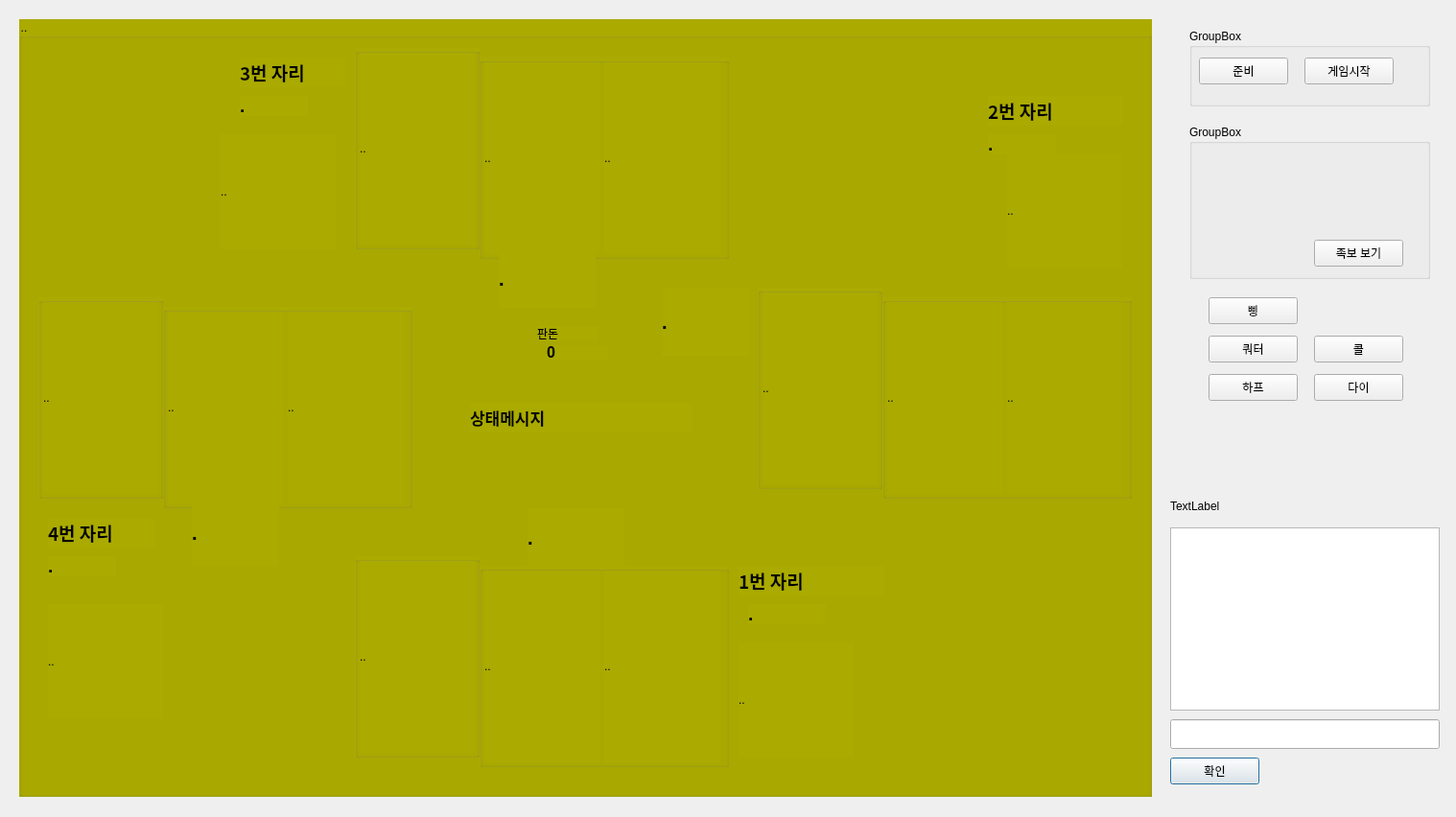
<?xml version="1.0" encoding="UTF-8"?>
<ui version="4.0">
 <class>Dialog</class>
 <widget class="QDialog" name="Dialog">
  <property name="geometry">
   <rect>
    <x>0</x>
    <y>0</y>
    <width>1518</width>
    <height>852</height>
   </rect>
  </property>
  <property name="windowTitle">
   <string>Dialog</string>
  </property>
  <widget class="QPushButton" name="ghkrdls">
   <property name="geometry">
    <rect>
     <x>1220</x>
     <y>790</y>
     <width>93</width>
     <height>28</height>
    </rect>
   </property>
   <property name="text">
    <string>확인</string>
   </property>
   <property name="shortcut">
    <string>Return</string>
   </property>
  </widget>
  <widget class="QListWidget" name="eoghkckd">
   <property name="geometry">
    <rect>
     <x>1220</x>
     <y>550</y>
     <width>281</width>
     <height>191</height>
    </rect>
   </property>
  </widget>
  <widget class="QLineEdit" name="qhsofeoghk">
   <property name="geometry">
    <rect>
     <x>1220</x>
     <y>750</y>
     <width>281</width>
     <height>31</height>
    </rect>
   </property>
  </widget>
  <widget class="QGroupBox" name="wnsqlqkrtm">
   <property name="geometry">
    <rect>
     <x>1240</x>
     <y>30</y>
     <width>251</width>
     <height>81</height>
    </rect>
   </property>
   <property name="title">
    <string>GroupBox</string>
   </property>
   <widget class="QPushButton" name="wnsql">
    <property name="geometry">
     <rect>
      <x>10</x>
      <y>30</y>
      <width>93</width>
      <height>28</height>
     </rect>
    </property>
    <property name="text">
     <string>준비</string>
    </property>
   </widget>
   <widget class="QPushButton" name="rpdlatlwkr">
    <property name="geometry">
     <rect>
      <x>120</x>
      <y>30</y>
      <width>93</width>
      <height>28</height>
     </rect>
    </property>
    <property name="text">
     <string>게임시작</string>
    </property>
   </widget>
  </widget>
  <widget class="QGroupBox" name="groupBox_2">
   <property name="geometry">
    <rect>
     <x>20</x>
     <y>20</y>
     <width>1181</width>
     <height>811</height>
    </rect>
   </property>
   <property name="styleSheet">
    <string notr="true">background-color: rgb(170, 170, 0);</string>
   </property>
   <property name="title">
    <string>..</string>
   </property>
   <widget class="QLabel" name="user_1_name">
    <property name="geometry">
     <rect>
      <x>750</x>
      <y>570</y>
      <width>151</width>
      <height>31</height>
     </rect>
    </property>
    <property name="font">
     <font>
      <family>함초롬바탕</family>
      <pointsize>14</pointsize>
      <weight>75</weight>
      <bold>true</bold>
     </font>
    </property>
    <property name="text">
     <string>1번 자리</string>
    </property>
   </widget>
   <widget class="QLabel" name="user_2_name">
    <property name="geometry">
     <rect>
      <x>1010</x>
      <y>80</y>
      <width>141</width>
      <height>31</height>
     </rect>
    </property>
    <property name="font">
     <font>
      <family>함초롬바탕</family>
      <pointsize>14</pointsize>
      <weight>75</weight>
      <bold>true</bold>
     </font>
    </property>
    <property name="text">
     <string>2번 자리</string>
    </property>
   </widget>
   <widget class="QLabel" name="user_3_name">
    <property name="geometry">
     <rect>
      <x>230</x>
      <y>40</y>
      <width>111</width>
      <height>31</height>
     </rect>
    </property>
    <property name="font">
     <font>
      <family>함초롬바탕</family>
      <pointsize>14</pointsize>
      <weight>75</weight>
      <bold>true</bold>
     </font>
    </property>
    <property name="text">
     <string>3번 자리</string>
    </property>
   </widget>
   <widget class="QLabel" name="user_4_name">
    <property name="geometry">
     <rect>
      <x>30</x>
      <y>520</y>
      <width>111</width>
      <height>31</height>
     </rect>
    </property>
    <property name="font">
     <font>
      <family>함초롬바탕</family>
      <pointsize>14</pointsize>
      <weight>75</weight>
      <bold>true</bold>
     </font>
    </property>
    <property name="text">
     <string>4번 자리</string>
    </property>
   </widget>
   <widget class="QLabel" name="user_1_money">
    <property name="geometry">
     <rect>
      <x>760</x>
      <y>610</y>
      <width>81</width>
      <height>21</height>
     </rect>
    </property>
    <property name="font">
     <font>
      <pointsize>14</pointsize>
      <weight>75</weight>
      <bold>true</bold>
     </font>
    </property>
    <property name="text">
     <string>.</string>
    </property>
   </widget>
   <widget class="QLabel" name="user_4_money">
    <property name="geometry">
     <rect>
      <x>30</x>
      <y>560</y>
      <width>71</width>
      <height>21</height>
     </rect>
    </property>
    <property name="font">
     <font>
      <pointsize>14</pointsize>
      <weight>75</weight>
      <bold>true</bold>
     </font>
    </property>
    <property name="text">
     <string>.</string>
    </property>
   </widget>
   <widget class="QLabel" name="user_3_money">
    <property name="geometry">
     <rect>
      <x>230</x>
      <y>80</y>
      <width>71</width>
      <height>21</height>
     </rect>
    </property>
    <property name="font">
     <font>
      <pointsize>14</pointsize>
      <weight>75</weight>
      <bold>true</bold>
     </font>
    </property>
    <property name="text">
     <string>.</string>
    </property>
   </widget>
   <widget class="QLabel" name="user_2_money">
    <property name="geometry">
     <rect>
      <x>1010</x>
      <y>120</y>
      <width>71</width>
      <height>21</height>
     </rect>
    </property>
    <property name="font">
     <font>
      <pointsize>14</pointsize>
      <weight>75</weight>
      <bold>true</bold>
     </font>
    </property>
    <property name="text">
     <string>.</string>
    </property>
   </widget>
   <widget class="QGroupBox" name="groupBox_3">
    <property name="geometry">
     <rect>
      <x>480</x>
      <y>40</y>
      <width>260</width>
      <height>210</height>
     </rect>
    </property>
    <property name="title">
     <string/>
    </property>
    <widget class="QLabel" name="user_3_card_2">
     <property name="geometry">
      <rect>
       <x>5</x>
       <y>5</y>
       <width>120</width>
       <height>200</height>
      </rect>
     </property>
     <property name="text">
      <string>..</string>
     </property>
    </widget>
    <widget class="QLabel" name="user_3_card_3">
     <property name="geometry">
      <rect>
       <x>130</x>
       <y>5</y>
       <width>120</width>
       <height>200</height>
      </rect>
     </property>
     <property name="text">
      <string>..</string>
     </property>
    </widget>
   </widget>
   <widget class="QGroupBox" name="groupBox_4">
    <property name="geometry">
     <rect>
      <x>150</x>
      <y>300</y>
      <width>260</width>
      <height>210</height>
     </rect>
    </property>
    <property name="title">
     <string/>
    </property>
    <widget class="QLabel" name="user_4_card_2">
     <property name="geometry">
      <rect>
       <x>5</x>
       <y>5</y>
       <width>120</width>
       <height>200</height>
      </rect>
     </property>
     <property name="text">
      <string>..</string>
     </property>
    </widget>
    <widget class="QLabel" name="user_4_card_3">
     <property name="geometry">
      <rect>
       <x>130</x>
       <y>5</y>
       <width>120</width>
       <height>200</height>
      </rect>
     </property>
     <property name="text">
      <string>..</string>
     </property>
    </widget>
   </widget>
   <widget class="QGroupBox" name="groupBox_5">
    <property name="geometry">
     <rect>
      <x>900</x>
      <y>290</y>
      <width>260</width>
      <height>210</height>
     </rect>
    </property>
    <property name="title">
     <string/>
    </property>
    <widget class="QLabel" name="user_2_card_2">
     <property name="geometry">
      <rect>
       <x>5</x>
       <y>5</y>
       <width>120</width>
       <height>200</height>
      </rect>
     </property>
     <property name="text">
      <string>..</string>
     </property>
    </widget>
    <widget class="QLabel" name="user_2_card_3">
     <property name="geometry">
      <rect>
       <x>130</x>
       <y>5</y>
       <width>120</width>
       <height>200</height>
      </rect>
     </property>
     <property name="text">
      <string>..</string>
     </property>
    </widget>
   </widget>
   <widget class="QGroupBox" name="groupBox_6">
    <property name="geometry">
     <rect>
      <x>480</x>
      <y>570</y>
      <width>260</width>
      <height>210</height>
     </rect>
    </property>
    <property name="title">
     <string/>
    </property>
    <widget class="QLabel" name="user_1_card_3">
     <property name="geometry">
      <rect>
       <x>130</x>
       <y>5</y>
       <width>120</width>
       <height>200</height>
      </rect>
     </property>
     <property name="text">
      <string>..</string>
     </property>
    </widget>
    <widget class="QLabel" name="user_1_card_2">
     <property name="geometry">
      <rect>
       <x>5</x>
       <y>5</y>
       <width>120</width>
       <height>200</height>
      </rect>
     </property>
     <property name="text">
      <string>..</string>
     </property>
    </widget>
   </widget>
   <widget class="QLabel" name="vksehs_tag">
    <property name="geometry">
     <rect>
      <x>540</x>
      <y>320</y>
      <width>64</width>
      <height>15</height>
     </rect>
    </property>
    <property name="text">
     <string>판돈</string>
    </property>
   </widget>
   <widget class="QLabel" name="vksehs">
    <property name="geometry">
     <rect>
      <x>550</x>
      <y>340</y>
      <width>64</width>
      <height>15</height>
     </rect>
    </property>
    <property name="font">
     <font>
      <pointsize>12</pointsize>
      <weight>75</weight>
      <bold>true</bold>
     </font>
    </property>
    <property name="text">
     <string>0</string>
    </property>
   </widget>
   <widget class="QLabel" name="user_2_face">
    <property name="geometry">
     <rect>
      <x>1030</x>
      <y>140</y>
      <width>120</width>
      <height>120</height>
     </rect>
    </property>
    <property name="text">
     <string>..</string>
    </property>
   </widget>
   <widget class="QLabel" name="user_4_face">
    <property name="geometry">
     <rect>
      <x>30</x>
      <y>610</y>
      <width>120</width>
      <height>120</height>
     </rect>
    </property>
    <property name="text">
     <string>..</string>
    </property>
   </widget>
   <widget class="QLabel" name="user_3_face">
    <property name="geometry">
     <rect>
      <x>210</x>
      <y>120</y>
      <width>120</width>
      <height>120</height>
     </rect>
    </property>
    <property name="text">
     <string>..</string>
    </property>
   </widget>
   <widget class="QLabel" name="tkdxoaptlwl">
    <property name="geometry">
     <rect>
      <x>470</x>
      <y>400</y>
      <width>231</width>
      <height>31</height>
     </rect>
    </property>
    <property name="font">
     <font>
      <pointsize>13</pointsize>
      <weight>75</weight>
      <bold>true</bold>
     </font>
    </property>
    <property name="text">
     <string>상태메시지 </string>
    </property>
   </widget>
   <widget class="QGroupBox" name="groupBox_7">
    <property name="geometry">
     <rect>
      <x>20</x>
      <y>290</y>
      <width>130</width>
      <height>210</height>
     </rect>
    </property>
    <property name="title">
     <string/>
    </property>
    <widget class="QLabel" name="user_4_card_1">
     <property name="geometry">
      <rect>
       <x>5</x>
       <y>5</y>
       <width>120</width>
       <height>200</height>
      </rect>
     </property>
     <property name="text">
      <string>..</string>
     </property>
    </widget>
   </widget>
   <widget class="QGroupBox" name="groupBox_8">
    <property name="geometry">
     <rect>
      <x>350</x>
      <y>560</y>
      <width>130</width>
      <height>210</height>
     </rect>
    </property>
    <property name="title">
     <string/>
    </property>
    <widget class="QLabel" name="user_1_card_1">
     <property name="geometry">
      <rect>
       <x>5</x>
       <y>5</y>
       <width>120</width>
       <height>200</height>
      </rect>
     </property>
     <property name="text">
      <string>..</string>
     </property>
    </widget>
   </widget>
   <widget class="QGroupBox" name="groupBox_9">
    <property name="geometry">
     <rect>
      <x>350</x>
      <y>30</y>
      <width>130</width>
      <height>210</height>
     </rect>
    </property>
    <property name="title">
     <string/>
    </property>
    <widget class="QLabel" name="user_3_card_1">
     <property name="geometry">
      <rect>
       <x>5</x>
       <y>5</y>
       <width>120</width>
       <height>200</height>
      </rect>
     </property>
     <property name="text">
      <string>..</string>
     </property>
    </widget>
   </widget>
   <widget class="QGroupBox" name="groupBox_10">
    <property name="geometry">
     <rect>
      <x>770</x>
      <y>280</y>
      <width>130</width>
      <height>210</height>
     </rect>
    </property>
    <property name="title">
     <string/>
    </property>
    <widget class="QLabel" name="user_2_card_1">
     <property name="geometry">
      <rect>
       <x>5</x>
       <y>5</y>
       <width>120</width>
       <height>200</height>
      </rect>
     </property>
     <property name="text">
      <string>..</string>
     </property>
    </widget>
   </widget>
   <widget class="QLabel" name="user_1_call_state">
    <property name="geometry">
     <rect>
      <x>530</x>
      <y>510</y>
      <width>101</width>
      <height>61</height>
     </rect>
    </property>
    <property name="font">
     <font>
      <pointsize>15</pointsize>
      <weight>75</weight>
      <bold>true</bold>
     </font>
    </property>
    <property name="text">
     <string>.</string>
    </property>
   </widget>
   <widget class="QLabel" name="user_2_call_state">
    <property name="geometry">
     <rect>
      <x>670</x>
      <y>280</y>
      <width>91</width>
      <height>71</height>
     </rect>
    </property>
    <property name="font">
     <font>
      <pointsize>15</pointsize>
      <weight>75</weight>
      <bold>true</bold>
     </font>
    </property>
    <property name="text">
     <string>.</string>
    </property>
   </widget>
   <widget class="QLabel" name="user_3_call_state">
    <property name="geometry">
     <rect>
      <x>500</x>
      <y>240</y>
      <width>101</width>
      <height>61</height>
     </rect>
    </property>
    <property name="font">
     <font>
      <pointsize>15</pointsize>
      <weight>75</weight>
      <bold>true</bold>
     </font>
    </property>
    <property name="text">
     <string>.</string>
    </property>
   </widget>
   <widget class="QLabel" name="user_4_call_state">
    <property name="geometry">
     <rect>
      <x>180</x>
      <y>500</y>
      <width>91</width>
      <height>71</height>
     </rect>
    </property>
    <property name="font">
     <font>
      <pointsize>15</pointsize>
      <weight>75</weight>
      <bold>true</bold>
     </font>
    </property>
    <property name="text">
     <string>.</string>
    </property>
   </widget>
   <widget class="QLabel" name="user_1_face">
    <property name="geometry">
     <rect>
      <x>750</x>
      <y>650</y>
      <width>120</width>
      <height>120</height>
     </rect>
    </property>
    <property name="text">
     <string>..</string>
    </property>
   </widget>
  </widget>
  <widget class="QGroupBox" name="groupBox">
   <property name="geometry">
    <rect>
     <x>1240</x>
     <y>130</y>
     <width>251</width>
     <height>161</height>
    </rect>
   </property>
   <property name="title">
    <string>GroupBox</string>
   </property>
   <widget class="QPushButton" name="whrqhqhrl">
    <property name="geometry">
     <rect>
      <x>130</x>
      <y>120</y>
      <width>93</width>
      <height>28</height>
     </rect>
    </property>
    <property name="text">
     <string>족보 보기</string>
    </property>
   </widget>
  </widget>
  <widget class="QLabel" name="your_name">
   <property name="geometry">
    <rect>
     <x>1220</x>
     <y>520</y>
     <width>64</width>
     <height>15</height>
    </rect>
   </property>
   <property name="text">
    <string>TextLabel</string>
   </property>
  </widget>
  <widget class="QPushButton" name="zhf">
   <property name="geometry">
    <rect>
     <x>1370</x>
     <y>350</y>
     <width>93</width>
     <height>28</height>
    </rect>
   </property>
   <property name="text">
    <string>콜</string>
   </property>
  </widget>
  <widget class="QPushButton" name="ekdl">
   <property name="geometry">
    <rect>
     <x>1370</x>
     <y>390</y>
     <width>93</width>
     <height>28</height>
    </rect>
   </property>
   <property name="text">
    <string>다이</string>
   </property>
  </widget>
  <widget class="QPushButton" name="Qld">
   <property name="geometry">
    <rect>
     <x>1260</x>
     <y>310</y>
     <width>93</width>
     <height>28</height>
    </rect>
   </property>
   <property name="text">
    <string>삥</string>
   </property>
  </widget>
  <widget class="QPushButton" name="znjxj">
   <property name="geometry">
    <rect>
     <x>1260</x>
     <y>350</y>
     <width>93</width>
     <height>28</height>
    </rect>
   </property>
   <property name="text">
    <string>쿼터</string>
   </property>
  </widget>
  <widget class="QPushButton" name="gkvm">
   <property name="geometry">
    <rect>
     <x>1260</x>
     <y>390</y>
     <width>93</width>
     <height>28</height>
    </rect>
   </property>
   <property name="text">
    <string>하프</string>
   </property>
  </widget>
 </widget>
 <resources/>
 <connections/>
</ui>
